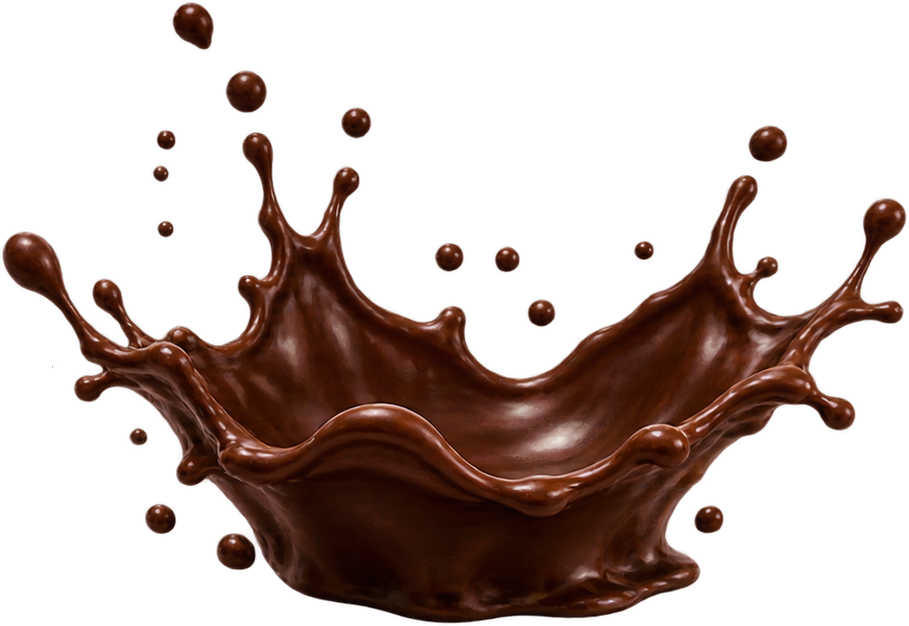
#> input picture melt-theory/asset-source/derived/splash_center.png, 909 x 626 px
$ python dehaze.py derived/splash_center.png derived/splash_left.png out.png
#> lines starting #> are read from the running program, lines starting #| are printed output that depends on the picture
# vanilla-dream.png ships with a faint baked-in white glow (alpha 1–40 over ~25% of
# the canvas). Remap alpha so that haze becomes fully transparent.
import sys
from PIL import Image
src, out = sys.argv[1], sys.argv[2]
im = Image.open(src).convert('RGBA')
#> im is the input picture: PIL image 909x626 RGBA; mean R, G, B, A 27.4, 12.1, 7.1, 84.5
r, g, b, a = im.split()
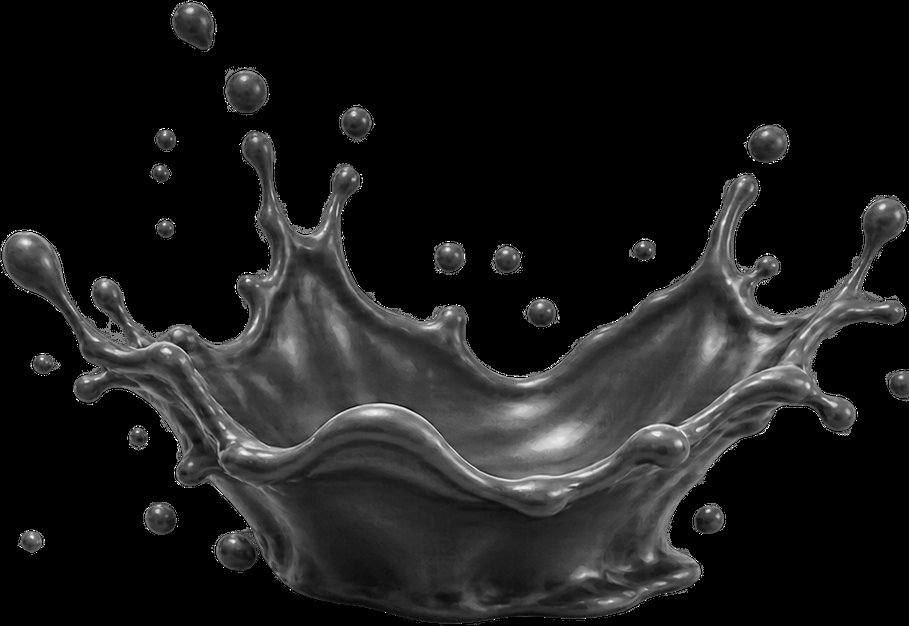
#> r: PIL image 909x626 L; min 0, max 255, mean 27.4
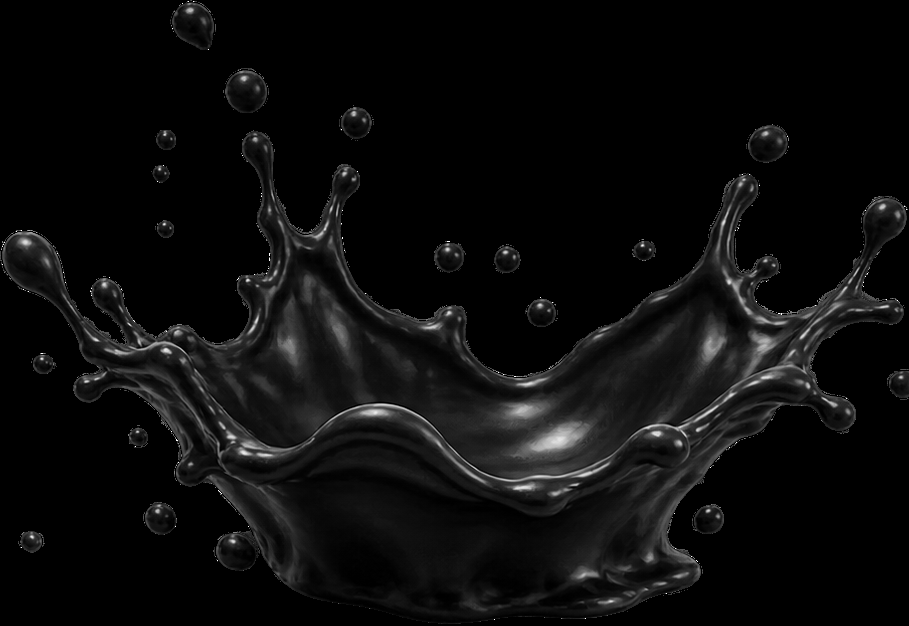
#> g: PIL image 909x626 L; min 0, max 255, mean 12.1
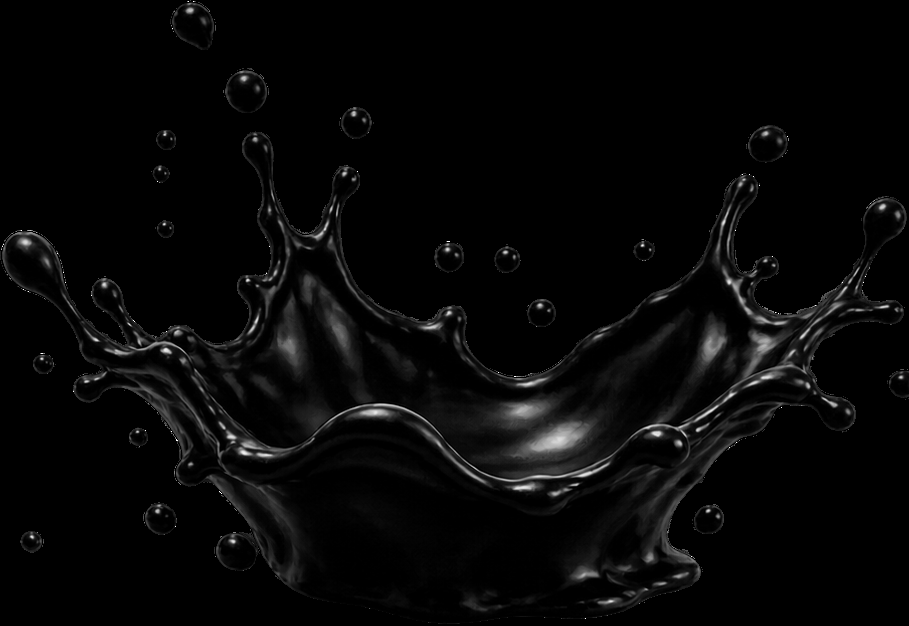
#> b: PIL image 909x626 L; min 0, max 255, mean 7.1
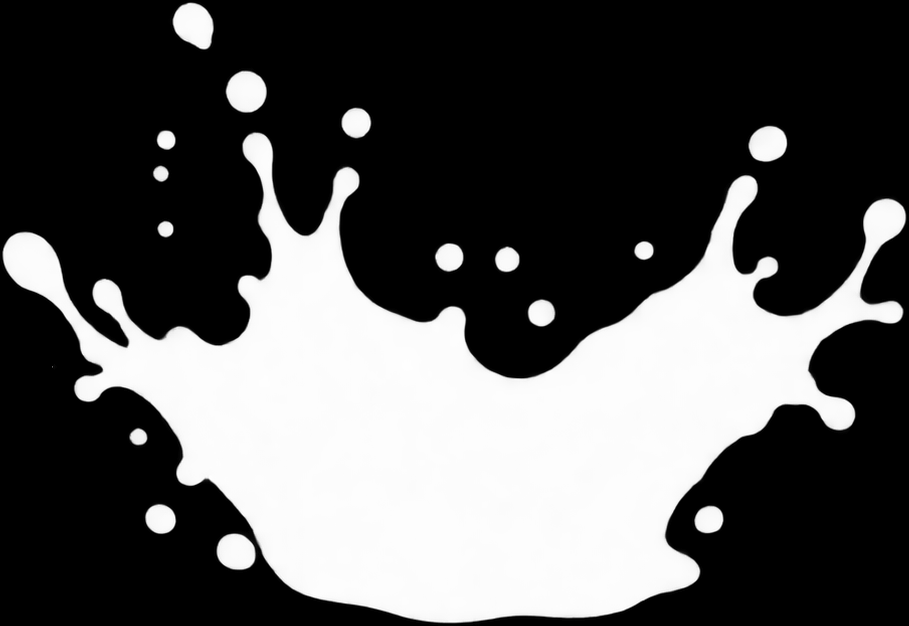
#> a: PIL image 909x626 L; min 0, max 255, mean 84.5
a = a.point(lambda v: 0 if v <= 40 else min(255, round((v - 40) * 255 / 215)))
im = Image.merge('RGBA', (r, g, b, a))
for w in (400, 800):
    im.resize((w, w), Image.LANCZOS).save(f'{out}-{w}.webp', 'WEBP', quality=82, alpha_quality=92, method=6)
#> this loop made 2 passes
#> pass 1, `im.resize((w, w), Image.LANCZOS).save(f'{out}-{w}.webp', 'WEBP', quali..`:
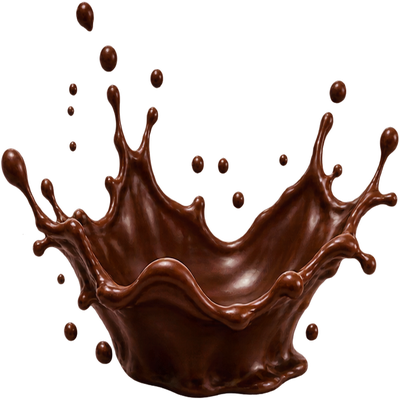
#> saved as splash_left.png-400.webp: PIL image 400x400 RGBA; mean R, G, B, A 27.2, 12.3, 7.4, 84; transparent parts drawn white
#> pass 2, `im.resize((w, w), Image.LANCZOS).save(f'{out}-{w}.webp', 'WEBP', quali..`:
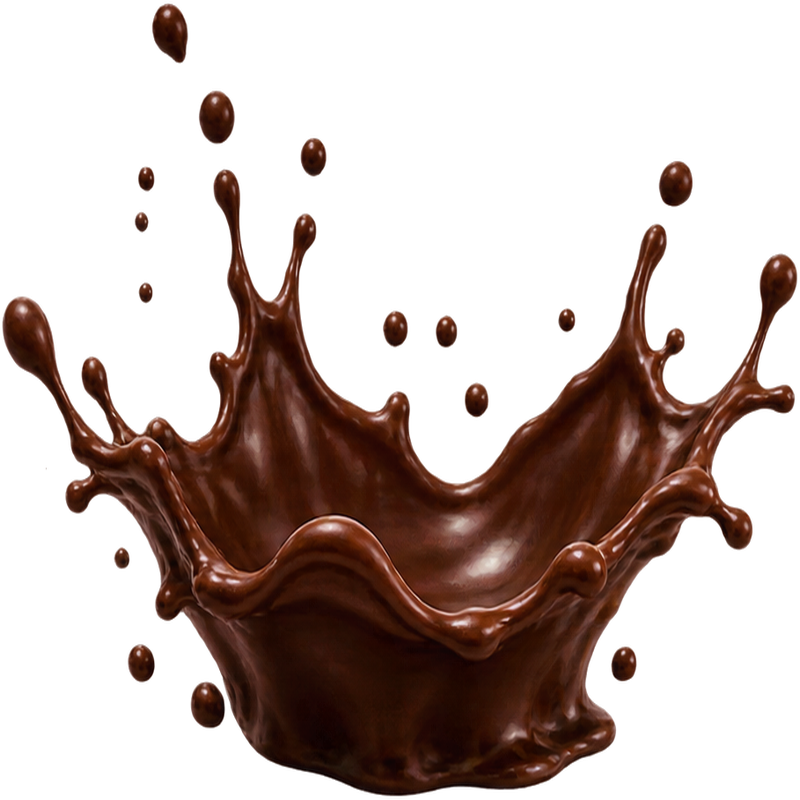
#> saved as splash_left.png-800.webp: PIL image 800x800 RGBA; mean R, G, B, A 25.9, 11.7, 7, 83.9; transparent parts drawn white
im.resize((300, 300)).save(sys.argv[3])
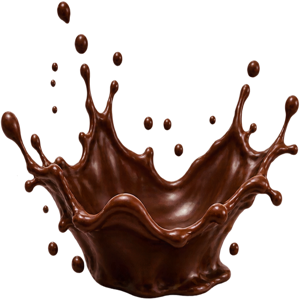
#> saved as out.png: PIL image 300x300 RGBA; mean R, G, B, A 26.2, 12, 7.3, 84; transparent parts drawn white

$ run again, on melt-theory/asset-source/derived/splash_right.png
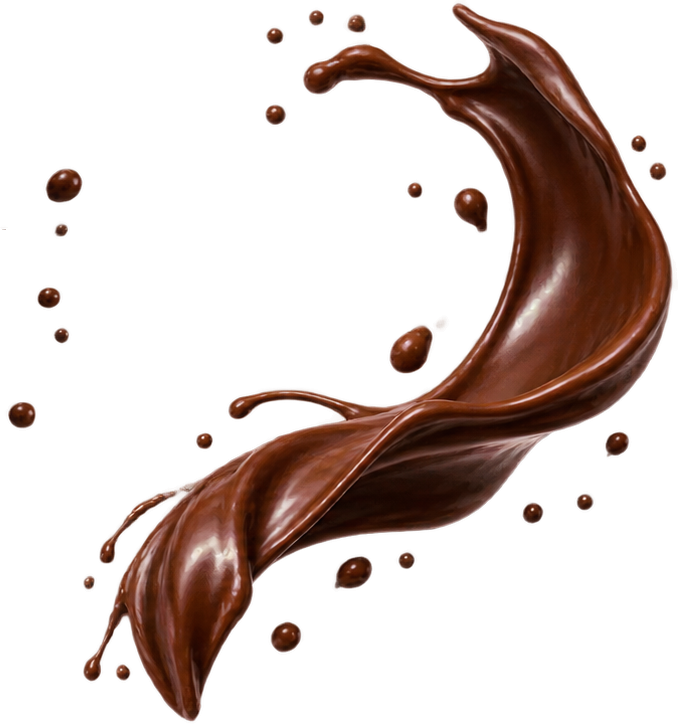
#> input picture melt-theory/asset-source/derived/splash_right.png, 678 x 724 px
#> im is the input picture: PIL image 678x724 RGBA; mean R, G, B, A 28.1, 14, 9.3, 64.7
#> `r, g, b, a = im.split()`:
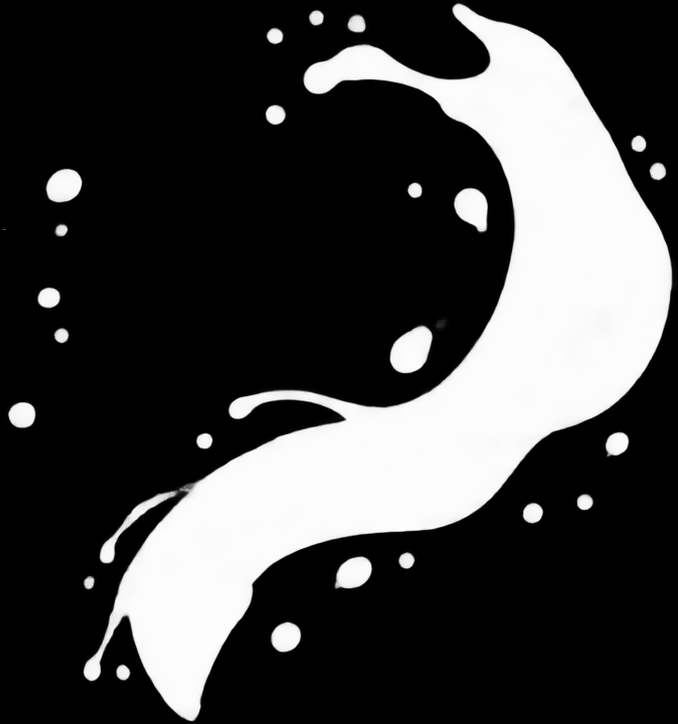
#> a: PIL image 678x724 L; min 0, max 255, mean 64.7
#> `im.resize((300, 300)).save(sys.argv[3])`:
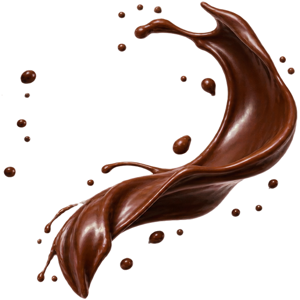
#> saved as out.png: PIL image 300x300 RGBA; mean R, G, B, A 26.2, 13.5, 9.2, 64.1; transparent parts drawn white
